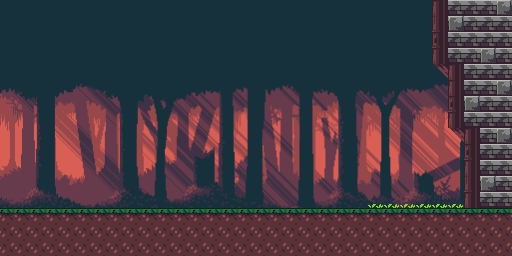

Below is a game level as drawn by its tile map, then a one-line description and the .tmx that defines it (tile-layer data replaced by summaries):
An orthogonal 32x16 tile map with 16x16 px tiles, 6 tile layers (fond1, fond2, fond3, fond4, ...).

<map version="1.2" tiledversion="1.3.3" orientation="orthogonal" renderorder="right-down" width="32" height="16" tilewidth="16" tileheight="16" infinite="0" nextlayerid="7" nextobjectid="1">
 <tileset firstgid="1" name="Map1" tilewidth="16" tileheight="16" tilecount="3492" columns="36">
  <image source="spritesheet.png" width="576" height="1552" />
  <tile id="9">
   <properties>
    <property name="collide" type="bool" value="true" />
   </properties>
  </tile>
  <tile id="45">
   <properties>
    <property name="collide" type="bool" value="true" />
   </properties>
  </tile>
  <tile id="81">
   <properties>
    <property name="collide" type="bool" value="true" />
   </properties>
  </tile>
  <tile id="259">
   <properties>
    <property name="collide" type="bool" value="true" />
   </properties>
  </tile>
  <tile id="653">
   <properties>
    <property name="mapChanger" type="bool" value="true" />
   </properties>
  </tile>
  <tile id="936">
   <properties>
    <property name="collide" type="bool" value="true" />
   </properties>
  </tile>
  <tile id="937">
   <properties>
    <property name="collide" type="bool" value="true" />
   </properties>
  </tile>
  <tile id="938">
   <properties>
    <property name="collide" type="bool" value="true" />
   </properties>
  </tile>
 </tileset>
 <layer id="1" name="fond1" width="32" height="16">
  <data>[512 cells, 512 non-empty, 512 distinct tile ids]</data>
 </layer>
 <layer id="2" name="fond2" width="32" height="16">
  <data>[512 cells, 512 non-empty, 512 distinct tile ids]</data>
 </layer>
 <layer id="3" name="fond3" width="32" height="16">
  <data>[512 cells, 512 non-empty, 512 distinct tile ids]</data>
 </layer>
 <layer id="4" name="fond4" width="32" height="16">
  <data>[512 cells, 512 non-empty, 512 distinct tile ids]</data>
 </layer>
 <layer id="5" name="gameStatic" width="32" height="16">
  <data>[512 cells, 149 non-empty, 8 distinct tile ids]</data>
 </layer>
 <layer id="6" name="MapChanger" width="32" height="16">
  <data>[512 cells, 6 non-empty, 1 distinct tile ids]</data>
 </layer>
</map>
